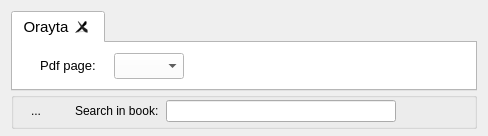
  <widget class="QWidget" name="centralWidget">
   <property name="sizePolicy">
    <sizepolicy hsizetype="Expanding" vsizetype="Expanding">
     <horstretch>1</horstretch>
     <verstretch>1</verstretch>
    </sizepolicy>
   </property>
   <property name="layoutDirection">
    <enum>Qt::LeftToRight</enum>
   </property>
   <layout class="QVBoxLayout" name="verticalLayout_2">
    <property name="bottomMargin">
     <number>7</number>
    </property>
    <item>
     <layout class="QVBoxLayout" name="verticalLayout_12">
      <property name="spacing">
       <number>1</number>
      </property>
      <property name="topMargin">
       <number>0</number>
      </property>
      <item>
       <widget class="QTabWidget" name="viewTab">
        <property name="palette">
         <palette>
          <active>
           <colorrole role="WindowText">
            <brush brushstyle="SolidPattern">
             <color alpha="255">
              <red>0</red>
              <green>0</green>
              <blue>0</blue>
             </color>
            </brush>
           </colorrole>
           <colorrole role="Button">
            <brush brushstyle="SolidPattern">
             <color alpha="255">
              <red>255</red>
              <green>255</green>
              <blue>255</blue>
             </color>
            </brush>
           </colorrole>
           <colorrole role="Light">
            <brush brushstyle="SolidPattern">
             <color alpha="255">
              <red>255</red>
              <green>255</green>
              <blue>255</blue>
             </color>
            </brush>
           </colorrole>
           <colorrole role="Midlight">
            <brush brushstyle="SolidPattern">
             <color alpha="255">
              <red>255</red>
              <green>255</green>
              <blue>255</blue>
             </color>
            </brush>
           </colorrole>
           <colorrole role="Dark">
            <brush brushstyle="SolidPattern">
             <color alpha="255">
              <red>127</red>
              <green>127</green>
              <blue>127</blue>
             </color>
            </brush>
           </colorrole>
           <colorrole role="Mid">
            <brush brushstyle="SolidPattern">
             <color alpha="255">
              <red>170</red>
              <green>170</green>
              <blue>170</blue>
             </color>
            </brush>
           </colorrole>
           <colorrole role="Text">
            <brush brushstyle="SolidPattern">
             <color alpha="255">
              <red>0</red>
              <green>0</green>
              <blue>0</blue>
             </color>
            </brush>
           </colorrole>
           <colorrole role="BrightText">
            <brush brushstyle="SolidPattern">
             <color alpha="255">
              <red>255</red>
              <green>255</green>
              <blue>255</blue>
             </color>
            </brush>
           </colorrole>
           <colorrole role="ButtonText">
            <brush brushstyle="SolidPattern">
             <color alpha="255">
              <red>0</red>
              <green>0</green>
              <blue>0</blue>
             </color>
            </brush>
           </colorrole>
           <colorrole role="Base">
            <brush brushstyle="SolidPattern">
             <color alpha="255">
              <red>255</red>
              <green>255</green>
              <blue>255</blue>
             </color>
            </brush>
           </colorrole>
           <colorrole role="Window">
            <brush brushstyle="SolidPattern">
             <color alpha="255">
              <red>255</red>
              <green>255</green>
              <blue>255</blue>
             </color>
            </brush>
           </colorrole>
           <colorrole role="Shadow">
            <brush brushstyle="SolidPattern">
             <color alpha="255">
              <red>0</red>
              <green>0</green>
              <blue>0</blue>
             </color>
            </brush>
           </colorrole>
           <colorrole role="AlternateBase">
            <brush brushstyle="SolidPattern">
             <color alpha="255">
              <red>255</red>
              <green>255</green>
              <blue>255</blue>
             </color>
            </brush>
           </colorrole>
           <colorrole role="ToolTipBase">
            <brush brushstyle="SolidPattern">
             <color alpha="255">
              <red>255</red>
              <green>255</green>
              <blue>220</blue>
             </color>
            </brush>
           </colorrole>
           <colorrole role="ToolTipText">
            <brush brushstyle="SolidPattern">
             <color alpha="255">
              <red>0</red>
              <green>0</green>
              <blue>0</blue>
             </color>
            </brush>
           </colorrole>
          </active>
          <inactive>
           <colorrole role="WindowText">
            <brush brushstyle="SolidPattern">
             <color alpha="255">
              <red>0</red>
              <green>0</green>
              <blue>0</blue>
             </color>
            </brush>
           </colorrole>
           <colorrole role="Button">
            <brush brushstyle="SolidPattern">
             <color alpha="255">
              <red>255</red>
              <green>255</green>
              <blue>255</blue>
             </color>
            </brush>
           </colorrole>
           <colorrole role="Light">
            <brush brushstyle="SolidPattern">
             <color alpha="255">
              <red>255</red>
              <green>255</green>
              <blue>255</blue>
             </color>
            </brush>
           </colorrole>
           <colorrole role="Midlight">
            <brush brushstyle="SolidPattern">
             <color alpha="255">
              <red>255</red>
              <green>255</green>
              <blue>255</blue>
             </color>
            </brush>
           </colorrole>
           <colorrole role="Dark">
            <brush brushstyle="SolidPattern">
             <color alpha="255">
              <red>127</red>
              <green>127</green>
              <blue>127</blue>
             </color>
            </brush>
           </colorrole>
           <colorrole role="Mid">
            <brush brushstyle="SolidPattern">
             <color alpha="255">
              <red>170</red>
              <green>170</green>
              <blue>170</blue>
             </color>
            </brush>
           </colorrole>
           <colorrole role="Text">
            <brush brushstyle="SolidPattern">
             <color alpha="255">
              <red>0</red>
              <green>0</green>
              <blue>0</blue>
             </color>
            </brush>
           </colorrole>
           <colorrole role="BrightText">
            <brush brushstyle="SolidPattern">
             <color alpha="255">
              <red>255</red>
              <green>255</green>
              <blue>255</blue>
             </color>
            </brush>
           </colorrole>
           <colorrole role="ButtonText">
            <brush brushstyle="SolidPattern">
             <color alpha="255">
              <red>0</red>
              <green>0</green>
              <blue>0</blue>
             </color>
            </brush>
           </colorrole>
           <colorrole role="Base">
            <brush brushstyle="SolidPattern">
             <color alpha="255">
              <red>255</red>
              <green>255</green>
              <blue>255</blue>
             </color>
            </brush>
           </colorrole>
           <colorrole role="Window">
            <brush brushstyle="SolidPattern">
             <color alpha="255">
              <red>255</red>
              <green>255</green>
              <blue>255</blue>
             </color>
            </brush>
           </colorrole>
           <colorrole role="Shadow">
            <brush brushstyle="SolidPattern">
             <color alpha="255">
              <red>0</red>
              <green>0</green>
              <blue>0</blue>
             </color>
            </brush>
           </colorrole>
           <colorrole role="AlternateBase">
            <brush brushstyle="SolidPattern">
             <color alpha="255">
              <red>255</red>
              <green>255</green>
              <blue>255</blue>
             </color>
            </brush>
           </colorrole>
           <colorrole role="ToolTipBase">
            <brush brushstyle="SolidPattern">
             <color alpha="255">
              <red>255</red>
              <green>255</green>
              <blue>220</blue>
             </color>
            </brush>
           </colorrole>
           <colorrole role="ToolTipText">
            <brush brushstyle="SolidPattern">
             <color alpha="255">
              <red>0</red>
              <green>0</green>
              <blue>0</blue>
             </color>
            </brush>
           </colorrole>
          </inactive>
          <disabled>
           <colorrole role="WindowText">
            <brush brushstyle="SolidPattern">
             <color alpha="255">
              <red>127</red>
              <green>127</green>
              <blue>127</blue>
             </color>
            </brush>
           </colorrole>
           <colorrole role="Button">
            <brush brushstyle="SolidPattern">
             <color alpha="255">
              <red>255</red>
              <green>255</green>
              <blue>255</blue>
             </color>
            </brush>
           </colorrole>
           <colorrole role="Light">
            <brush brushstyle="SolidPattern">
             <color alpha="255">
              <red>255</red>
              <green>255</green>
              <blue>255</blue>
             </color>
            </brush>
           </colorrole>
           <colorrole role="Midlight">
            <brush brushstyle="SolidPattern">
             <color alpha="255">
              <red>255</red>
              <green>255</green>
              <blue>255</blue>
             </color>
            </brush>
           </colorrole>
           <colorrole role="Dark">
            <brush brushstyle="SolidPattern">
             <color alpha="255">
              <red>127</red>
              <green>127</green>
              <blue>127</blue>
             </color>
            </brush>
           </colorrole>
           <colorrole role="Mid">
            <brush brushstyle="SolidPattern">
             <color alpha="255">
              <red>170</red>
              <green>170</green>
              <blue>170</blue>
             </color>
            </brush>
           </colorrole>
           <colorrole role="Text">
            <brush brushstyle="SolidPattern">
             <color alpha="255">
              <red>127</red>
              <green>127</green>
              <blue>127</blue>
             </color>
            </brush>
           </colorrole>
           <colorrole role="BrightText">
            <brush brushstyle="SolidPattern">
             <color alpha="255">
              <red>255</red>
              <green>255</green>
              <blue>255</blue>
             </color>
            </brush>
           </colorrole>
           <colorrole role="ButtonText">
            <brush brushstyle="SolidPattern">
             <color alpha="255">
              <red>127</red>
              <green>127</green>
              <blue>127</blue>
             </color>
            </brush>
           </colorrole>
           <colorrole role="Base">
            <brush brushstyle="SolidPattern">
             <color alpha="255">
              <red>255</red>
              <green>255</green>
              <blue>255</blue>
             </color>
            </brush>
           </colorrole>
           <colorrole role="Window">
            <brush brushstyle="SolidPattern">
             <color alpha="255">
              <red>255</red>
              <green>255</green>
              <blue>255</blue>
             </color>
            </brush>
           </colorrole>
           <colorrole role="Shadow">
            <brush brushstyle="SolidPattern">
             <color alpha="255">
              <red>0</red>
              <green>0</green>
              <blue>0</blue>
             </color>
            </brush>
           </colorrole>
           <colorrole role="AlternateBase">
            <brush brushstyle="SolidPattern">
             <color alpha="255">
              <red>255</red>
              <green>255</green>
              <blue>255</blue>
             </color>
            </brush>
           </colorrole>
           <colorrole role="ToolTipBase">
            <brush brushstyle="SolidPattern">
             <color alpha="255">
              <red>255</red>
              <green>255</green>
              <blue>220</blue>
             </color>
            </brush>
           </colorrole>
           <colorrole role="ToolTipText">
            <brush brushstyle="SolidPattern">
             <color alpha="255">
              <red>0</red>
              <green>0</green>
              <blue>0</blue>
             </color>
            </brush>
           </colorrole>
          </disabled>
         </palette>
        </property>
        <property name="font">
         <font>
          <pointsize>11</pointsize>
         </font>
        </property>
        <property name="layoutDirection">
         <enum>Qt::LeftToRight</enum>
        </property>
        <property name="currentIndex">
         <number>0</number>
        </property>
        <property name="iconSize">
         <size>
          <width>18</width>
          <height>18</height>
         </size>
        </property>
        <property name="tabsClosable">
         <bool>true</bool>
        </property>
        <property name="movable">
         <bool>true</bool>
        </property>
        <widget class="QWidget" name="tab1">
         <attribute name="title">
          <string>Orayta</string>
         </attribute>
         <layout class="QHBoxLayout" name="horizontalLayout_6">
          <item>
           <widget class="QDialogButtonBox" name="btnBox">
            <property name="standardButtons">
             <set>QDialogButtonBox::NoButton</set>
            </property>
           </widget>
          </item>
          <item>
           <widget class="QPushButton" name="PDFpageLBL">
            <property name="enabled">
             <bool>false</bool>
            </property>
            <property name="sizePolicy">
             <sizepolicy hsizetype="Maximum" vsizetype="Fixed">
              <horstretch>0</horstretch>
              <verstretch>0</verstretch>
             </sizepolicy>
            </property>
            <property name="palette">
             <palette>
              <active>
               <colorrole role="WindowText">
                <brush brushstyle="SolidPattern">
                 <color alpha="255">
                  <red>0</red>
                  <green>0</green>
                  <blue>0</blue>
                 </color>
                </brush>
               </colorrole>
               <colorrole role="Dark">
                <brush brushstyle="SolidPattern">
                 <color alpha="255">
                  <red>0</red>
                  <green>0</green>
                  <blue>0</blue>
                 </color>
                </brush>
               </colorrole>
               <colorrole role="Text">
                <brush brushstyle="SolidPattern">
                 <color alpha="255">
                  <red>0</red>
                  <green>0</green>
                  <blue>0</blue>
                 </color>
                </brush>
               </colorrole>
               <colorrole role="ButtonText">
                <brush brushstyle="SolidPattern">
                 <color alpha="255">
                  <red>0</red>
                  <green>0</green>
                  <blue>0</blue>
                 </color>
                </brush>
               </colorrole>
              </active>
              <inactive>
               <colorrole role="WindowText">
                <brush brushstyle="SolidPattern">
                 <color alpha="255">
                  <red>0</red>
                  <green>0</green>
                  <blue>0</blue>
                 </color>
                </brush>
               </colorrole>
               <colorrole role="Dark">
                <brush brushstyle="SolidPattern">
                 <color alpha="255">
                  <red>0</red>
                  <green>0</green>
                  <blue>0</blue>
                 </color>
                </brush>
               </colorrole>
               <colorrole role="Text">
                <brush brushstyle="SolidPattern">
                 <color alpha="255">
                  <red>0</red>
                  <green>0</green>
                  <blue>0</blue>
                 </color>
                </brush>
               </colorrole>
               <colorrole role="ButtonText">
                <brush brushstyle="SolidPattern">
                 <color alpha="255">
                  <red>0</red>
                  <green>0</green>
                  <blue>0</blue>
                 </color>
                </brush>
               </colorrole>
              </inactive>
              <disabled>
               <colorrole role="WindowText">
                <brush brushstyle="SolidPattern">
                 <color alpha="255">
                  <red>0</red>
                  <green>0</green>
                  <blue>0</blue>
                 </color>
                </brush>
               </colorrole>
               <colorrole role="Dark">
                <brush brushstyle="SolidPattern">
                 <color alpha="255">
                  <red>0</red>
                  <green>0</green>
                  <blue>0</blue>
                 </color>
                </brush>
               </colorrole>
               <colorrole role="Text">
                <brush brushstyle="SolidPattern">
                 <color alpha="255">
                  <red>0</red>
                  <green>0</green>
                  <blue>0</blue>
                 </color>
                </brush>
               </colorrole>
               <colorrole role="ButtonText">
                <brush brushstyle="SolidPattern">
                 <color alpha="255">
                  <red>0</red>
                  <green>0</green>
                  <blue>0</blue>
                 </color>
                </brush>
               </colorrole>
              </disabled>
             </palette>
            </property>
            <property name="font">
             <font>
              <pointsize>10</pointsize>
              <weight>50</weight>
              <bold>false</bold>
             </font>
            </property>
            <property name="toolTip">
             <string>Open new tab</string>
            </property>
            <property name="text">
             <string>Pdf page:</string>
            </property>
            <property name="iconSize">
             <size>
              <width>18</width>
              <height>18</height>
             </size>
            </property>
            <property name="checkable">
             <bool>false</bool>
            </property>
            <property name="default">
             <bool>false</bool>
            </property>
            <property name="flat">
             <bool>true</bool>
            </property>
           </widget>
          </item>
          <item>
           <widget class="QComboBox" name="pdfDropBox">
            <property name="maximumSize">
             <size>
              <width>70</width>
              <height>16777215</height>
             </size>
            </property>
            <property name="inputMethodHints">
             <set>Qt::ImhDigitsOnly</set>
            </property>
            <property name="minimumContentsLength">
             <number>0</number>
            </property>
           </widget>
          </item>
          <item>
           <widget class="QToolButton" name="refreshButton">
            <property name="toolTip">
             <string>refresh this book</string>
            </property>
            <property name="text">
             <string/>
            </property>
            <property name="icon">
             <iconset resource="../Orayta.qrc">
              <normaloff>:/Icons/refresh.png</normaloff>:/Icons/refresh.png</iconset>
            </property>
            <property name="autoRaise">
             <bool>true</bool>
            </property>
           </widget>
          </item>
          <item>
           <widget class="QToolButton" name="newTabButton">
            <property name="toolTip">
             <string>Open new tab</string>
            </property>
            <property name="text">
             <string/>
            </property>
            <property name="icon">
             <iconset resource="../Orayta.qrc">
              <normaloff>:/Icons/tab-new.png</normaloff>:/Icons/tab-new.png</iconset>
            </property>
            <property name="iconSize">
             <size>
              <width>18</width>
              <height>18</height>
             </size>
            </property>
            <property name="autoRaise">
             <bool>true</bool>
            </property>
           </widget>
          </item>
          <item>
           <widget class="QToolButton" name="backBTN">
            <property name="toolTip">
             <string>Back</string>
            </property>
            <property name="text">
             <string/>
            </property>
            <property name="icon">
             <iconset resource="../Orayta.qrc">
              <normaloff>:/Icons/back.png</normaloff>:/Icons/back.png</iconset>
            </property>
            <property name="iconSize">
             <size>
              <width>14</width>
              <height>14</height>
             </size>
            </property>
            <property name="checkable">
             <bool>false</bool>
            </property>
            <property name="toolButtonStyle">
             <enum>Qt::ToolButtonIconOnly</enum>
            </property>
            <property name="autoRaise">
             <bool>true</bool>
            </property>
           </widget>
          </item>
          <item>
           <widget class="QToolButton" name="leftChap">
            <property name="toolTip">
             <string>Next chapter</string>
            </property>
            <property name="text">
             <string/>
            </property>
            <property name="icon">
             <iconset resource="../Orayta.qrc">
              <normaloff>:/Icons/go-previous-view-page.png</normaloff>:/Icons/go-previous-view-page.png</iconset>
            </property>
            <property name="iconSize">
             <size>
              <width>18</width>
              <height>18</height>
             </size>
            </property>
            <property name="checkable">
             <bool>false</bool>
            </property>
            <property name="toolButtonStyle">
             <enum>Qt::ToolButtonIconOnly</enum>
            </property>
            <property name="autoRaise">
             <bool>true</bool>
            </property>
           </widget>
          </item>
          <item>
           <widget class="QToolButton" name="rightChap">
            <property name="toolTip">
             <string>Previous chapter</string>
            </property>
            <property name="text">
             <string/>
            </property>
            <property name="icon">
             <iconset resource="../Orayta.qrc">
              <normaloff>:/Icons/go-next-view-page.png</normaloff>:/Icons/go-next-view-page.png</iconset>
            </property>
            <property name="iconSize">
             <size>
              <width>18</width>
              <height>18</height>
             </size>
            </property>
            <property name="checkable">
             <bool>false</bool>
            </property>
            <property name="toolButtonStyle">
             <enum>Qt::ToolButtonIconOnly</enum>
            </property>
            <property name="autoRaise">
             <bool>true</bool>
            </property>
           </widget>
          </item>
          <item>
           <widget class="QToolButton" name="topButton">
            <property name="toolTip">
             <string>Jump to top</string>
            </property>
            <property name="text">
             <string/>
            </property>
            <property name="icon">
             <iconset resource="../Orayta.qrc">
              <normaloff>:/Icons/arrow-up.png</normaloff>:/Icons/arrow-up.png</iconset>
            </property>
            <property name="iconSize">
             <size>
              <width>18</width>
              <height>18</height>
             </size>
            </property>
            <property name="checkable">
             <bool>false</bool>
            </property>
            <property name="toolButtonStyle">
             <enum>Qt::ToolButtonIconOnly</enum>
            </property>
            <property name="autoRaise">
             <bool>true</bool>
            </property>
           </widget>
          </item>
          <item>
           <widget class="QToolButton" name="zoomoutButton">
            <property name="toolTip">
             <string>Zoom out</string>
            </property>
            <property name="text">
             <string/>
            </property>
            <property name="icon">
             <iconset resource="../Orayta.qrc">
              <normaloff>:/Icons/zoom-out.png</normaloff>:/Icons/zoom-out.png</iconset>
            </property>
            <property name="iconSize">
             <size>
              <width>18</width>
              <height>18</height>
             </size>
            </property>
            <property name="checkable">
             <bool>false</bool>
            </property>
            <property name="toolButtonStyle">
             <enum>Qt::ToolButtonIconOnly</enum>
            </property>
            <property name="autoRaise">
             <bool>true</bool>
            </property>
           </widget>
          </item>
          <item>
           <widget class="QToolButton" name="zoominButton">
            <property name="toolTip">
             <string>Zoom in</string>
            </property>
            <property name="text">
             <string/>
            </property>
            <property name="icon">
             <iconset resource="../Orayta.qrc">
              <normaloff>:/Icons/zoom-in.png</normaloff>:/Icons/zoom-in.png</iconset>
            </property>
            <property name="iconSize">
             <size>
              <width>18</width>
              <height>18</height>
             </size>
            </property>
            <property name="checkable">
             <bool>false</bool>
            </property>
            <property name="toolButtonStyle">
             <enum>Qt::ToolButtonIconOnly</enum>
            </property>
            <property name="autoRaise">
             <bool>true</bool>
            </property>
           </widget>
          </item>
          <item>
           <widget class="QToolButton" name="showSearchBarButton">
            <property name="toolTip">
             <string>Search in current books</string>
            </property>
            <property name="text">
             <string/>
            </property>
            <property name="icon">
             <iconset resource="../Orayta.qrc">
              <normaloff>:/Icons/edit-find.png</normaloff>:/Icons/edit-find.png</iconset>
            </property>
            <property name="iconSize">
             <size>
              <width>18</width>
              <height>18</height>
             </size>
            </property>
            <property name="checkable">
             <bool>true</bool>
            </property>
            <property name="checked">
             <bool>false</bool>
            </property>
            <property name="toolButtonStyle">
             <enum>Qt::ToolButtonIconOnly</enum>
            </property>
            <property name="autoRaise">
             <bool>true</bool>
            </property>
           </widget>
          </item>
         </layout>
        </widget>
       </widget>
      </item>
      <item>
       <widget class="QGroupBox" name="searchGroupBX">
        <property name="enabled">
         <bool>true</bool>
        </property>
        <property name="layoutDirection">
         <enum>Qt::LeftToRight</enum>
        </property>
        <layout class="QHBoxLayout" name="horizontalLayout_3">
         <property name="spacing">
          <number>7</number>
         </property>
         <property name="leftMargin">
          <number>10</number>
         </property>
         <property name="topMargin">
          <number>0</number>
         </property>
         <property name="rightMargin">
          <number>10</number>
         </property>
         <property name="bottomMargin">
          <number>2</number>
         </property>
         <item>
          <widget class="QToolButton" name="hideSearchButton">
           <property name="styleSheet">
            <string notr="true"/>
           </property>
           <property name="text">
            <string>...</string>
           </property>
           <property name="icon">
            <iconset resource="../Orayta.qrc">
             <normaloff>:/Icons/edit-delete.png</normaloff>:/Icons/edit-delete.png</iconset>
           </property>
           <property name="autoRaise">
            <bool>true</bool>
           </property>
          </widget>
         </item>
         <item>
          <spacer name="horizontalSpacer">
           <property name="orientation">
            <enum>Qt::Horizontal</enum>
           </property>
           <property name="sizeType">
            <enum>QSizePolicy::Maximum</enum>
           </property>
           <property name="sizeHint" stdset="0">
            <size>
             <width>20</width>
             <height>20</height>
            </size>
           </property>
          </spacer>
         </item>
         <item>
          <widget class="QLabel" name="label">
           <property name="text">
            <string>Search in book:</string>
           </property>
          </widget>
         </item>
         <item>
          <widget class="QLineEdit" name="lineEdit">
           <property name="layoutDirection">
            <enum>Qt::LeftToRight</enum>
           </property>
          </widget>
         </item>
         <item>
          <widget class="QToolButton" name="searchBackward">
           <property name="toolTip">
            <string>Search backwards in book</string>
           </property>
           <property name="text">
            <string/>
           </property>
           <property name="icon">
            <iconset resource="../Orayta.qrc">
             <normaloff>:/Icons/search-left.png</normaloff>:/Icons/search-left.png</iconset>
           </property>
           <property name="iconSize">
            <size>
             <width>19</width>
             <height>19</height>
            </size>
           </property>
           <property name="checkable">
            <bool>false</bool>
           </property>
           <property name="toolButtonStyle">
            <enum>Qt::ToolButtonIconOnly</enum>
           </property>
           <property name="autoRaise">
            <bool>true</bool>
           </property>
          </widget>
         </item>
         <item>
          <widget class="QToolButton" name="searchForward">
           <property name="toolTip">
            <string>Search forward in book</string>
           </property>
           <property name="text">
            <string/>
           </property>
           <property name="icon">
            <iconset resource="../Orayta.qrc">
             <normaloff>:/Icons/search-right.png</normaloff>:/Icons/search-right.png</iconset>
           </property>
           <property name="iconSize">
            <size>
             <width>19</width>
             <height>19</height>
            </size>
           </property>
           <property name="checkable">
            <bool>false</bool>
           </property>
           <property name="toolButtonStyle">
            <enum>Qt::ToolButtonIconOnly</enum>
           </property>
           <property name="autoRaise">
            <bool>true</bool>
           </property>
          </widget>
         </item>
        </layout>
       </widget>
      </item>
     </layout>
    </item>
   </layout>
  </widget>
